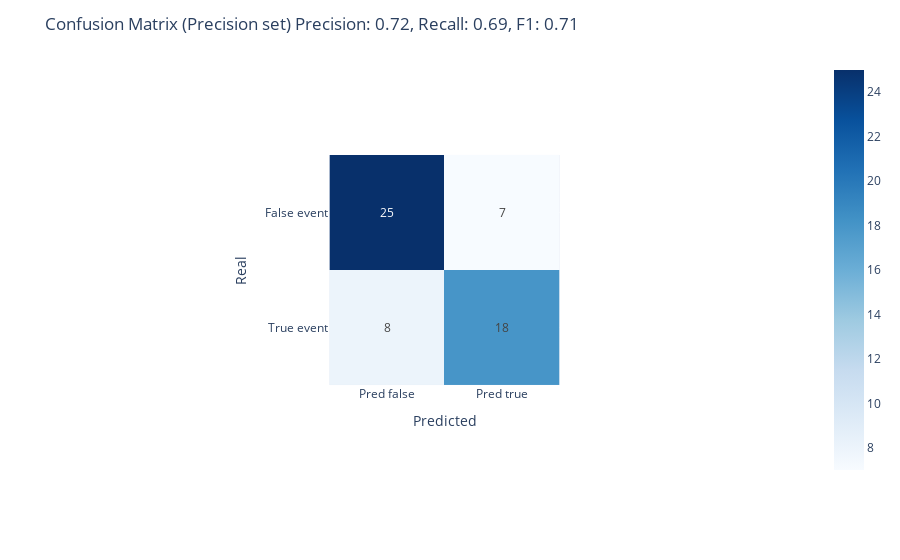

The code cell stored with this chart in its notebook:
### Code cell
cm_df = pd.DataFrame(cm, index=["False event", "True event"], columns=["Pred false", "Pred true"])
title_text = (f"Confusion Matrix (Precision set)\n"
              f"Precision: {prec_val:.2f}, Recall: {rec_val:.2f}, F1: {f1_val:.2f}")

fig = px.imshow(cm_df, text_auto=True, color_continuous_scale="Blues")
fig.update_layout(
    title=title_text,
    xaxis_title="Predicted",
    yaxis_title="Real"
)
fig.show()

### Figure 1 — Plotly figure (JSON) as saved in the notebook; plotly's stock layout.template omitted (floating-point values rounded to 4 significant figures)
{"data": [{"coloraxis": "coloraxis", "hovertemplate": "x: %{x}<br>y: %{y}<br>color: %{z}<extra></extra>", "name": "0", "texttemplate": "%{z}", "type": "heatmap", "x": ["Pred false", "Pred true"], "xaxis": "x", "y": ["False event", "True event"], "yaxis": "y", "z": [[25, 7], [8, 18]]}], "layout": {"autosize": true, "coloraxis": {"colorscale": [[0, "rgb(247,251,255)"], [0.125, "rgb(222,235,247)"], [0.25, "rgb(198,219,239)"], [0.375, "rgb(158,202,225)"], [0.5, "rgb(107,174,214)"], [0.625, "rgb(66,146,198)"], [0.75, "rgb(33,113,181)"], [0.875, "rgb(8,81,156)"], [1, "rgb(8,48,107)"]]}, "margin": {"t": 60}, "title": {"text": "Confusion Matrix (Precision set)\nPrecision: 0.72, Recall: 0.69, F1: 0.71"}, "xaxis": {"anchor": "y", "autorange": true, "constrain": "domain", "domain": [0.3422, 0.6578], "range": [-0.5, 1.5], "scaleanchor": "y", "title": {"text": "Predicted"}, "type": "category"}, "yaxis": {"anchor": "x", "autorange": true, "constrain": "domain", "domain": [0, 1], "range": [1.5, -0.5], "title": {"text": "Real"}, "type": "category"}}}
